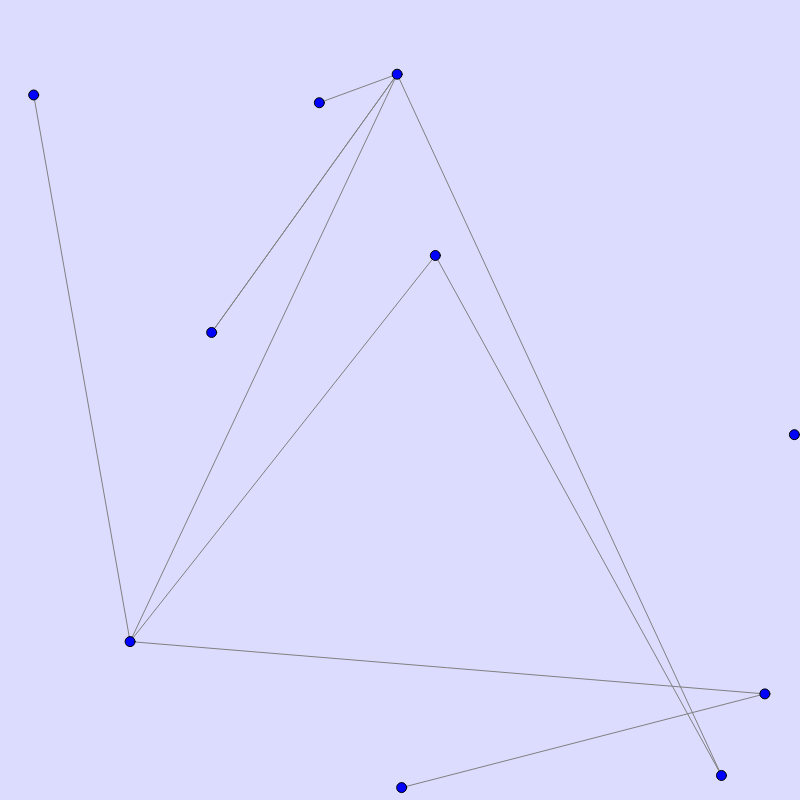
Frame 1 (no input)
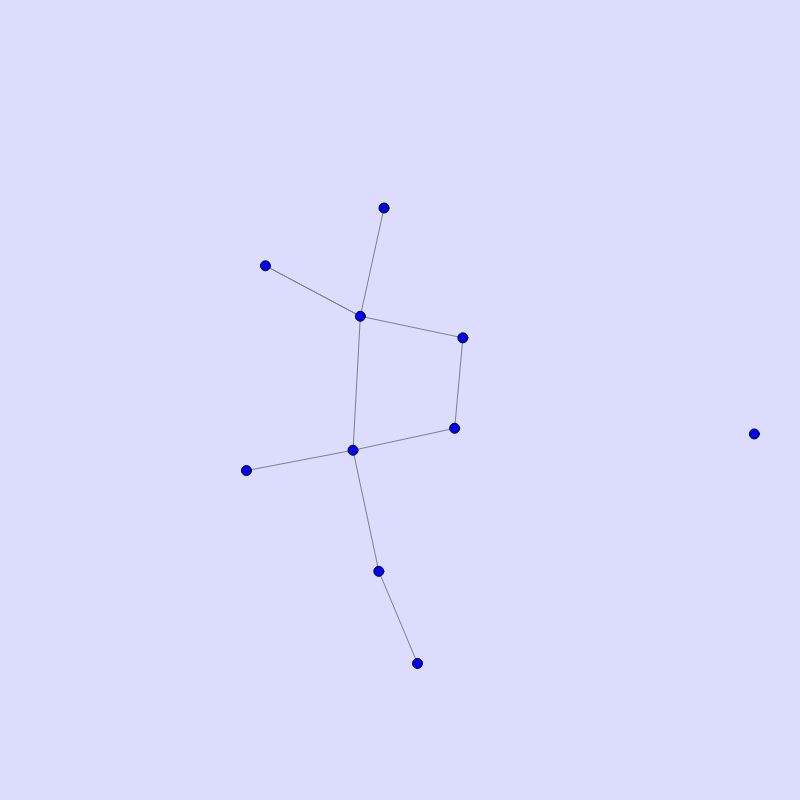
Frame 60 (no input)
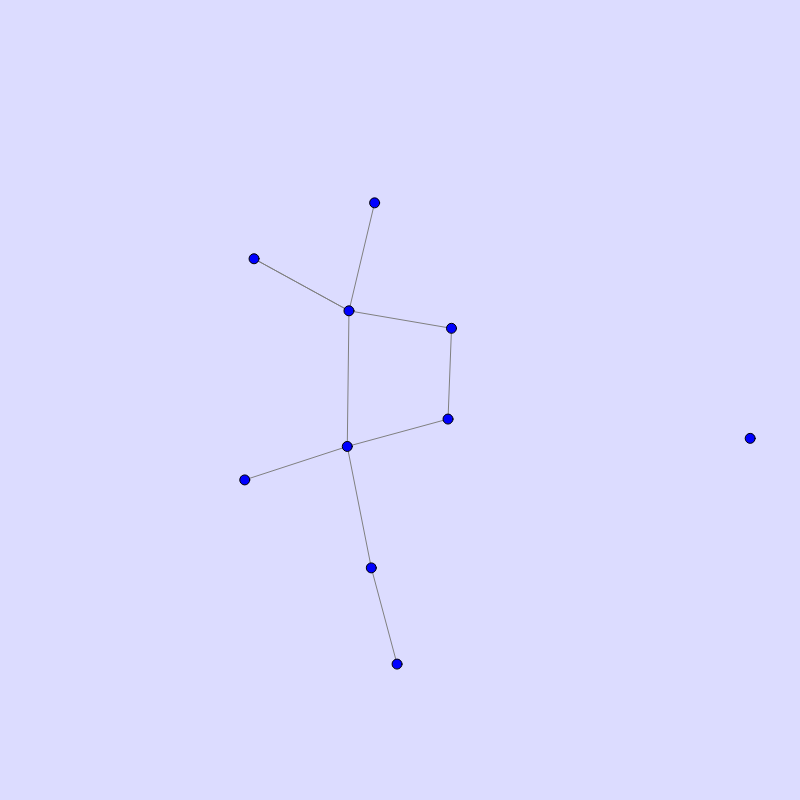
Frame 120 (the mouse pressed at the canvas centre since frame 60)

The p5.js sketch that drew these frames (run headless with seeded random() and noise() and a simulated clock; from frame 60 on, the mouse is pressed at the canvas centre):

// p5.js sketch
// ── sketch.js
/// Вершины графа можно двигать мышкой!

/// Тут перечислены параметры, которые можно менять, для коррекции поведения
// алгоритма отрисовки графа. (Сначала идет описание, затем параметры)
// По умолчанию все выставлено и так неплохо...
// Замечание: граф - сложная система, и понять, как определенная конфикурация
// параметров будет работать довольно сложно
// Совет: выставить основные параметры на 0 (тогда граф замрет)
// замем менять каждые по отдельности для достижения наилучшего результат
// затем совмещать полученные значения


// Ключевые параметры, задающие движение узлов графа
// Все представлены в формате
// let param = [pow, lowerBound, upperBound, minRealValue, coef]
// Модуль вектора приводится из рамок 
// (minRealValue, max(height, width)) в (lowerBound, upperBound).
// То, что выходит за границы отсекается
// Полученное значение умножается на coef для относительной регулировки
// pow - степень в которую возводится нормализованный модуль вектора


const repulsionForce = [-2.4, 1, 10, 10, 7]
const attractionForce = [2, 0, 4, 2, 10]
const borderRepulsionForce = [-1, 0.5, 10, 20, 0.1]
const centralAttractionForce = [1, 1, 2, 2, 0.01*0]


// Показатель, действующий на итоговый сдвиг каждого узла
// После пересчета значения сдвига вершины, это значение умножается на moveStrength

const moveStrength = 20


// Если true, то вержина не сможет покинуть квадрат отображения
const needBorderBox = false


// Если true, то полученная сила, приложенная к вершине будет влиять
// на скорость узла, а не местоположение, таким образом появляется инерция

const applyForceModeVelocity = false


// frameRateValue - максимальное fps
// Если iterationsToShow - null, то отображается анимация
// иначе n итераций происходит без анимации и выводится только результат

const frameRateValue = 100
let iterationsToShow = 50
iterationsToShow = null


// Нельзя указывать ребер больше чем может быть. Иначе будет бесконечный цикл
// Ребра не повторяются и нет петель. На графе ровно указанное количество 
// уникальных ребер

const randomNodesCount = 10;
const randomEdgesCount = 10;

// Размеры холста

width_ = 800
height_ = 800


/// Тут уже начинается код. Если не шаришь, лучше не лезь, иначе все сломаешь

const maxSize = Math.max(width_, height_)

class Node{
  constructor(id){
    this.id = id;
    let x = 1 + Math.random() * (width - 2);
    let y = 1 + Math.random() * (height - 2);
    this.pos = createVector(x, y)
    this.velocity = createVector(0, 0)
    this.lockedPosition = false
  }
  
  draw(){
    stroke('black')
    fill('blue')
    circle(this.pos.x, this.pos.y, 10)
  }
  
  getDistanceWith(x, y){
    return createVector(x - this.pos.x, y - this.pos.y).mag()
  }
  
  shiftBy(x, y){
    this.pos.add(createVector(x, y))
  }
  
  moveTo(x, y){
    this.pos = createVector(x, y)
  }
  
  lockMovement(){
    this.lockedPosition = true
  }
  
  unlockMovement(){
    this.lockedPosition = false
  }
  
  toForceVector(distVector, parameters, direction=1){
    let [pow, lowerBorder, upperBorder, minValue, coef] = parameters;
    
    let dist = distVector.mag();
    distVector.div(dist)
    
    dist = map(dist, minValue, maxSize, lowerBorder, upperBorder, true)
    
    let forceFactor = Math.pow(dist, pow)
    return distVector.mult(forceFactor * coef * direction)
  }
  
  calculateForceWith(other, connected){
    let dir = other.pos.copy().sub(this.pos)
    
    let move = this.toForceVector(dir.copy(), repulsionForce, -1)
    if(connected)
      return this.toForceVector(dir, attractionForce).add(move)
    
    return move
  }
  
  calculateForceWithBorders(){
    let top = createVector(0, max(1, this.pos.y));
    let left = createVector(max(1, this.pos.x), 0);
    let bottom = createVector(0, min(-1, this.pos.y - height_));
    let right = createVector(min(-1, this.pos.x - width_), 0);
    
    let center = createVector(width_ / 2 - this.pos.x, height_ / 2 - this.pos.y);
    
    let sum = this.toForceVector(center, centralAttractionForce)
    sum.add(this.toForceVector(top, borderRepulsionForce));
    sum.add(this.toForceVector(left, borderRepulsionForce));
    sum.add(this.toForceVector(bottom, borderRepulsionForce));
    sum.add(this.toForceVector(right, borderRepulsionForce));
    return sum;
  }
  
  normalizePosition(){
    if(!needBorderBox)
      return
    const normalizeCoordinate = (value, maxValue) => {
      return max(min(value, maxValue), 0)
    }
    
    this.pos = createVector(
      normalizeCoordinate(this.pos.x, width), 
      normalizeCoordinate(this.pos.y, height)
    );
  }
  
  applyForce(forceVector){
    if(this.lockedPosition)
      return
      
    forceVector.mult(moveStrength)
    
    if(applyForceModeVelocity){
      
      this.velocity.add(forceVector)
      this.pos.add(this.velocity)
      
    }else{
      
      this.pos.add(forceVector)
      
    }    
    
    this.normalizePosition()
  }
}

class Edge{
  constructor(n1, n2){
    this.n1 = n1;
    this.n2 = n2;
  }
  draw(){
    stroke('grey')
    line(this.n1.pos.x, this.n1.pos.y, this.n2.pos.x, this.n2.pos.y)
  }
}


class Graph{
  constructor(nodes, edges) {
    this.nodes = nodes;
    this.edges = edges;
    let edgesDict = {};
    for(let node of this.nodes)
      edgesDict[node.id] = []
    
    for(let edge of this.edges){
      let id1 = edge.n1.id;
      let id2 = edge.n2.id;
      edgesDict[id1].push(id2);
      edgesDict[id2].push(id1);
    }
    this.edgesDict = edgesDict;
  }
  
  draw() {
    for(let e of this.edges)
      e.draw()
    
    for(let n of this.nodes)
      n.draw()
  }
  
  getNearestNode(x, y){
    let minDist = 9999999;
    let bestNode = this.nodes[0]
    for(let node of this.nodes){
      let dist = node.getDistanceWith(x, y)
      if(dist < minDist){
        minDist = dist;
        bestNode = node;
      }
    }
    return bestNode
  }
  
  calculateForces(){
    let forces = {};
    for(let node1 of this.nodes){
      let id1 = node1.id;
      let nodeBorderForce = node1.calculateForceWithBorders();
      
      forces[id1] = createVector(0, 0)
      
      for(let node2 of this.nodes){
        let id2 = node2.id;
        if(id1 === id2)
          continue;
          
        let connected = false;
        
        if(this.edgesDict[id1].includes(id2))
          connected = true;
        
        forces[id1].add(node1.calculateForceWith(node2, connected));
      }
      
      forces[id1].div(this.nodes.length).add(nodeBorderForce)
    }
    return forces;
  }
  
  applyForces(){
    let forces = this.calculateForces();
    for(let node of this.nodes){
      node.applyForce(forces[node.id])
    }
  }
}


let graph = null;
let iterationNum = 0

function setup() {
  createCanvas(width_, height_);
  frameRate(frameRateValue);
  let nodesCount = randomNodesCount;
  let edgesCount = randomEdgesCount;
  
  let nodes = [];
  let edges = [];
  let edgesDict = {}
  for(let i = 0; i < nodesCount; i ++ ){
    edgesDict[i] = []
    nodes.push(new Node(i))
  }
  
  for(let i = 0; i < edgesCount; ){
    let n1 = (floor(random(nodesCount)))
    let n2 = (floor(random(nodesCount)))
    
    if(n1 !== n2 && !edgesDict[n1].includes(n2)){
      i ++
      edgesDict[n1].push(n2)
      edgesDict[n2].push(n2)
      edges.push(new Edge(nodes[n1], nodes[n2]))
    }
  }
  
  graph = new Graph(nodes, edges);
}


function draw() {
  if(!iterationsToShow || iterationNum === iterationsToShow){
    background(220, 220, 255);
    graph.draw()
    if(iterationNum === iterationsToShow)
      noLoop()
  }
  graph.applyForces()
  iterationNum += 1
  if(iterationNum % 100 === 0)
    console.log('Current FrameRate:', frameRate(), '  Iterations:', iterationNum)
}

let selectedNode = null

function mousePressed() {
  let nearestNode = graph.getNearestNode(mouseX, mouseY)
  if(nearestNode.getDistanceWith(mouseX, mouseY) < 20) {
    selectedNode = nearestNode
    selectedNode.lockMovement()
  }
}

function mouseDragged() {
  if (selectedNode) {
    selectedNode.moveTo(mouseX, mouseY)
  }
}

function mouseReleased() {
  if(selectedNode){
    selectedNode.unlockMovement()
    selectedNode = null
  }
}
